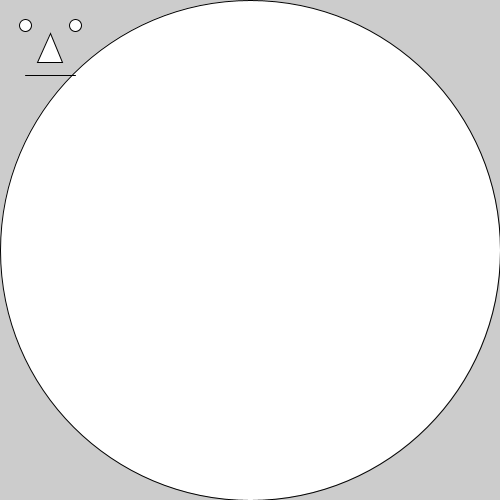
Frame 1 (no input)
Frame 60 (the mouse pressed at the canvas centre just before this capture): identical to frame 1, image omitted
Frame 120 (the mouse held since frame 60 and released just before this capture): identical to frame 1, image omitted

The Processing sketch that drew this single still picture (run headless with seeded random() and noise(); from frame 60 on, the mouse is pressed at the canvas centre):

// Processing sketch: Happy_Face_Dynamic
// ── Happy_Face_Dynamic.pde
// Global Variables
int leftEyeX = width*1/4;
int leftEyeY = height*1/4;
int rightEyeX = width*3/4;
int rightEyeY = leftEyeY;
int eyeDiameter = width*1/8;
int nose1X = width*1/2;
int nose1Y = height*1/3;
float nose2X = width*2.5/4;
float nose2Y = height*2.5/4;
float nose3X = width*1.5/4;
float nose3Y = height*2.5/4;
int mouthLeftX = width*1/4;
int mouthLeftY = height*3/4;
int mouthRigthX = width*3/4;
int mouthRightY = mouthLeftY;

void setup() {
  size(500, 500);
  
  ellipse(width*1/2, height*1/2, width, height); // Face - Circle
  ellipse(leftEyeX, leftEyeY, eyeDiameter, eyeDiameter);
  ellipse(rightEyeX, rightEyeY, eyeDiameter, eyeDiameter);
  triangle(nose1X, nose1Y, nose2X, nose2Y, nose3X, nose3Y);
  line(mouthLeftX, mouthLeftY, mouthRigthX, mouthRightY);

  //Optional: ears, fill(),
}

void draw() {
}
